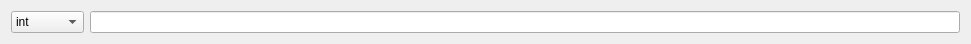
<?xml version="1.0" encoding="UTF-8"?>
<ui version="4.0">
 <class>Form</class>
 <widget class="QWidget" name="Form">
  <property name="geometry">
   <rect>
    <x>0</x>
    <y>0</y>
    <width>971</width>
    <height>42</height>
   </rect>
  </property>
  <property name="windowTitle">
   <string>Form</string>
  </property>
  <layout class="QGridLayout" name="gridLayout">
   <item row="0" column="0">
    <layout class="QHBoxLayout" name="horizontalLayout">
     <item>
      <widget class="QComboBox" name="comboBox">
       <item>
        <property name="text">
         <string>int</string>
        </property>
       </item>
       <item>
        <property name="text">
         <string>float</string>
        </property>
       </item>
       <item>
        <property name="text">
         <string>double</string>
        </property>
       </item>
       <item>
        <property name="text">
         <string>int*</string>
        </property>
       </item>
       <item>
        <property name="text">
         <string>float*</string>
        </property>
       </item>
       <item>
        <property name="text">
         <string>double*</string>
        </property>
       </item>
      </widget>
     </item>
     <item>
      <widget class="QLineEdit" name="lineEdit"/>
     </item>
    </layout>
   </item>
  </layout>
 </widget>
 <resources/>
 <connections/>
</ui>
